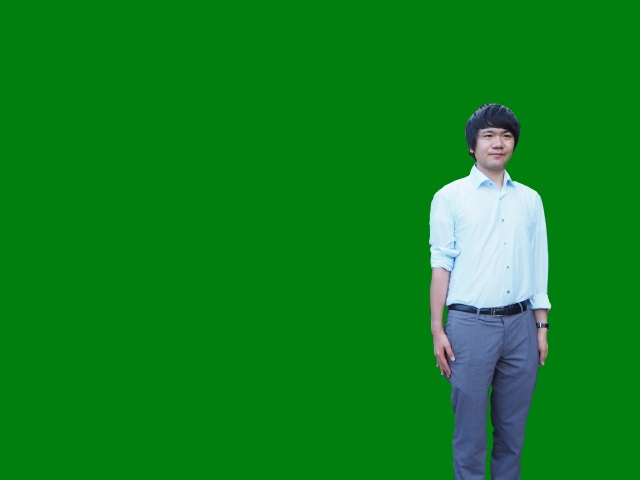
#> input picture dev/input/001.jpg, 640 x 480 px; its folder holds only this picture in this run
$ python deleteGreenback0.py
#> lines starting #> are read from the running program, lines starting #| are printed output that depends on the picture; after the words box and inside, x2 and y2 are one past the last pixel; in counts of white or black regions, pixels touching at a corner belong together
# -*- coding: utf-8 -*-

import pathlib
import cv2
import numpy as np
import os


#入力画像ディレクトリ
input_dir = "input"
output_dir = "export"
category = "chip"
input_list = list(pathlib.Path(input_dir).glob('**/*.jpg'))

for i in range(len(input_list)):
	img_file_name = str(input_list[i])
	print( img_file_name )
#	img_file = input_dir + "\\" + img_file_name
#	print( img_file )

	## グリーンバック除去&png出力
	img = cv2.imread( img_file_name , -1)
#> img is the input picture: shape (480, 640, 3); mean B, G, R 31, 129.6, 14.5
	imgA = cv2.cvtColor(img, cv2.COLOR_BGR2BGRA)
	hsv = cv2.cvtColor(img, cv2.COLOR_BGR2HSV)
#> hsv: shape (480, 640, 3); mean H, S, V 67.8, 235.5, 132.2
	mask = cv2.inRange(hsv, (60, 50,50), (86, 255, 255))
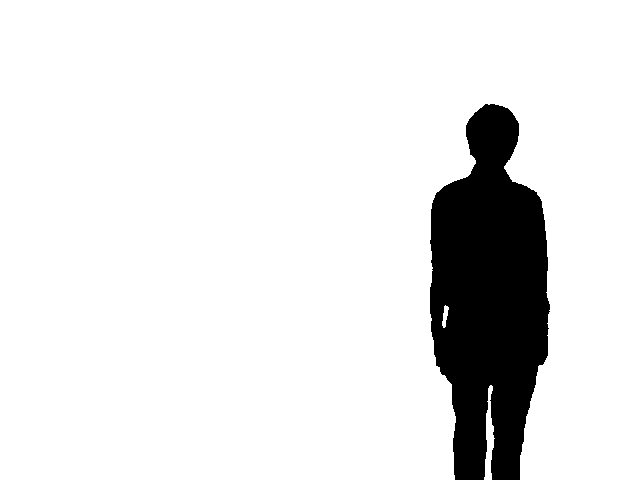
#> mask: shape (480, 640); 89.6% white; 1 black region, box (x1, y1, x2, y2) and area: (430, 104, 550, 480) 31916
	ksize=15
	mask = cv2.medianBlur(mask,ksize)
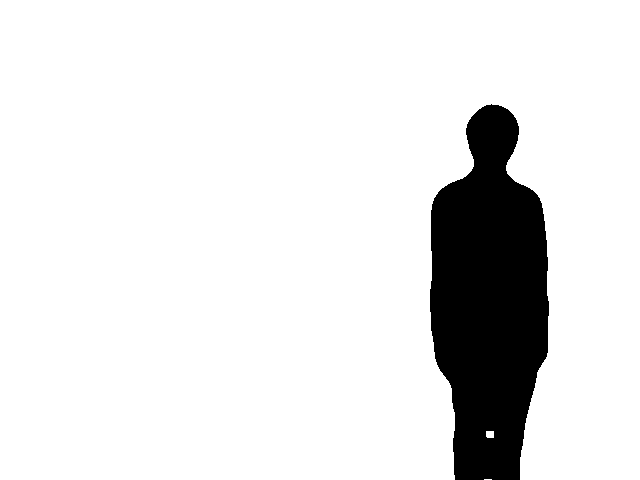
#> mask: shape (480, 640); 89.4% white; 1 black region, box (x1, y1, x2, y2) and area: (430, 104, 549, 480) 32456
	img2 = cv2.bitwise_not(imgA, imgA, mask=mask)
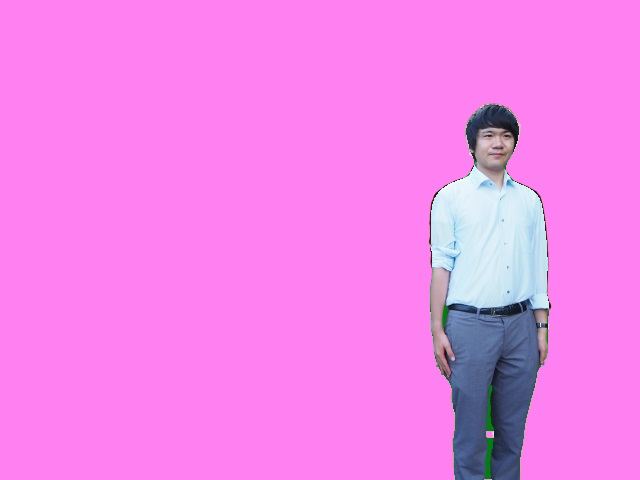
#> img2: shape (480, 640, 4); mean B, G, R, A 233.4, 130.5, 242, 26.9

	file_name = os.path.splitext(os.path.basename(img_file_name))[0]
	# output_file_name = output_dir + "\\" + file_name + ".png"
	output_file_name = output_dir + "\\" + category + str(i).zfill(8) + ".png"
	cv2.imwrite( output_file_name ,img2)

	# [4 lines of commented-out code are left out]
	print("-------------------------------------------")
	print(output_file_name)

$ run again, on dev/input/photoshop_greenback_image01.jpg
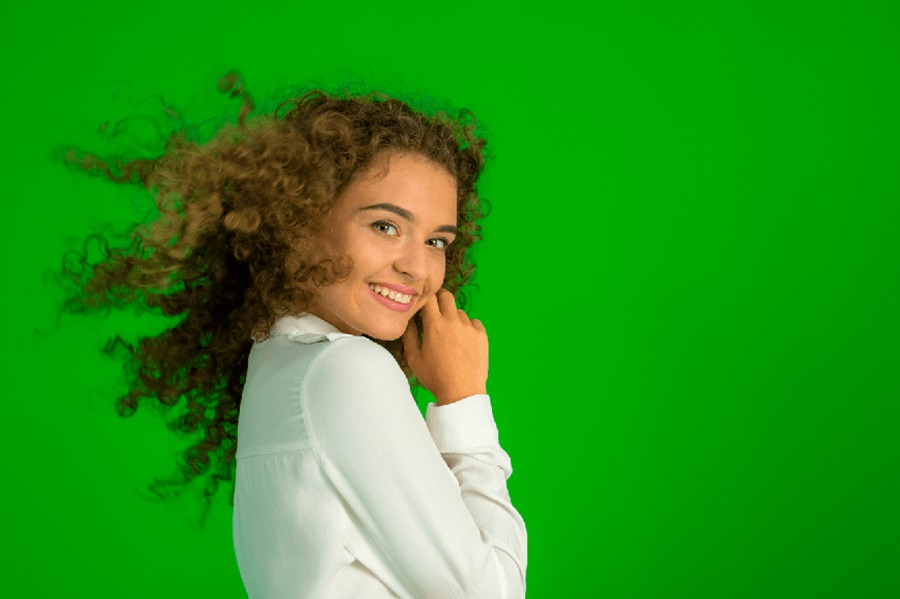
#> input picture dev/input/photoshop_greenback_image01.jpg, 900 x 599 px
#> img is the input picture: shape (599, 900, 3); mean B, G, R 29, 150.5, 40.8
#> hsv: shape (599, 900, 3); mean H, S, V 52.1, 217.4, 154.9
#> `mask = cv2.inRange(hsv, (60, 50,50), (86, 255, 255))`:
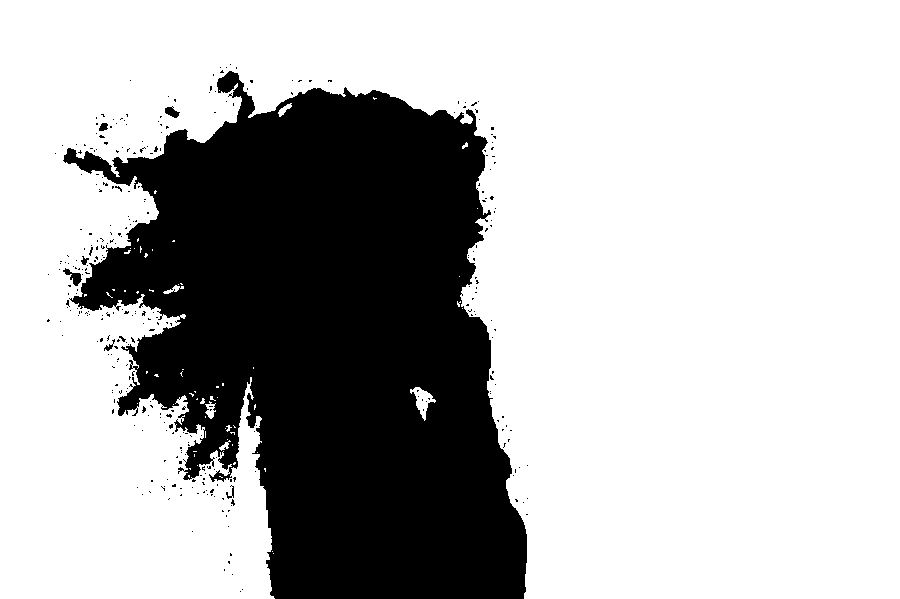
#> mask: shape (599, 900); 71.1% white; 334 black regions (327 under 20 px), largest, box (x1, y1, x2, y2) and area: (63, 71, 527, 599) 154161, (63, 268, 82, 286) 142, (165, 106, 180, 118) 103
#> `img2 = cv2.bitwise_not(imgA, imgA, mask=mask)`:
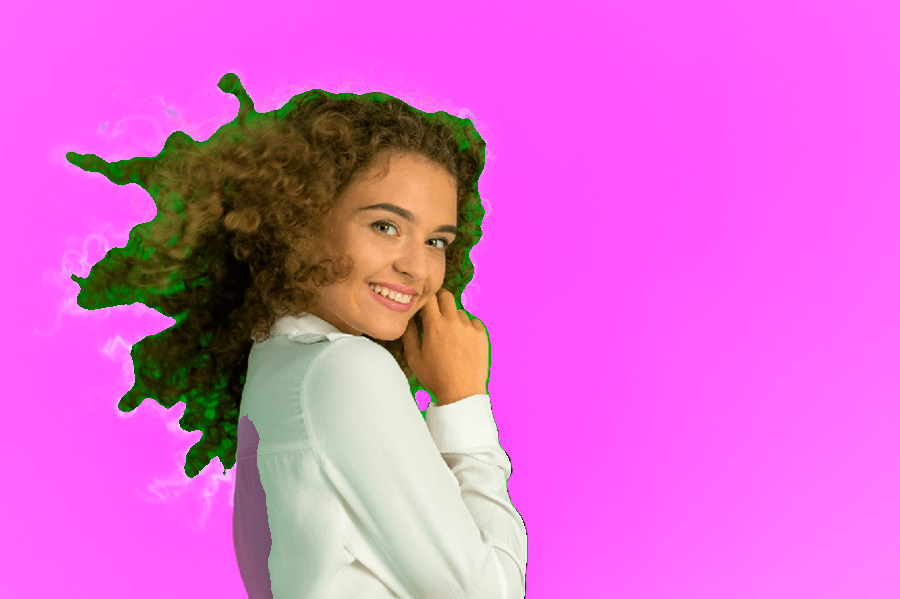
#> img2: shape (599, 900, 4); mean B, G, R, A 207, 107, 219.2, 73.5
